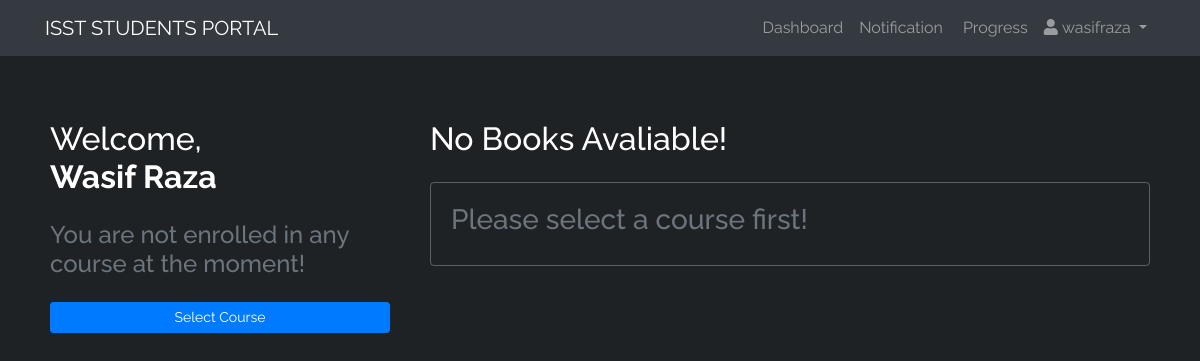
The page /dashboard (signed in) on the database its author committed.
### sportal/models.py (models this page shows, shortened)
class User(db.Model, UserMixin):
    id = db.Column(db.Integer(), primary_key=True)
    fname    = db.Column(db.String(length=255), nullable=False)
    lname    = db.Column(db.String(length=255), nullable=False)
    username = db.Column(db.String(length=255), nullable=False, unique=True)
    email    = db.Column(db.String(length=255), nullable=False, unique=True)
    password = db.Column(db.String(length=255), nullable=False)
    gender   = db.Column(db.String(length=255), nullable=False)
    course   = db.Column(db.Integer(), db.ForeignKey('course.id'))
    @property
    def password_hash(self):
        return self.password

### sportal/routes.py (the view, shortened to what this page needs)
@app.route('/dashboard', methods=['GET', 'POST'])
@login_required
def dashboard():
    enroll_form = EnrollForm()
    unenroll_form = UnenrollForm()
    if unenroll_form.validate_on_submit():
        if current_user.course:
            current_user.course = None
            db.session.commit()
            return redirect(url_for('dashboard'))
    enrolled = Course.query.filter_by(id=current_user.course).first()
    return render_template('dashboard.html', enroll_form=enroll_form, unenroll_form=unenroll_form, enrolled=enrolled)

### sportal/models.py (called while the page is built)
@login_manager.user_loader
def load_user(user_id):
    return User.query.get(int(user_id))

### sportal/templates/dashboard.html (shortened to what this page needs)
{% extends "base.html" %}
{% block content %}
<section id="dashboard">
    <div class="container mt-4">
        <div class="row">
            <div class="col-lg-4 col-md-6 box">
                <h2 class="mb-4">Welcome,<br><strong>{{ current_user.fname }} {{ current_user.lname }}</strong></h2>
                {% if enrolled %}
                <div>
                    <h4 class="text-success" id="cname" data-course-id="{{ enrolled.id }}">
                        Enrolled in: {{ enrolled.course_name }}
                    </h4>
                    <h4>Teacher: {{ enrolled.course_teacher }}</h4>
                    <h4>Day: {{ enrolled.course_day }}</h4>
                    <button class="btn btn-outline btn-primary btn-sm btn-block mt-4" data-toggle="modal" data-target="#Modal-Enroll">
                        Change Course
                    </button>
                    <button class="btn btn-outline btn-primary btn-sm btn-block"  data-toggle="modal" data-target="#Modal-Unenroll">
                        Unenroll
                    </button>
                </div>
                {% else %}
                <div>
                    <h4 class="text-muted" id="cname" data-course-id="">You are not enrolled in any course at the moment!</h4>
                    <button class="btn btn-outline btn-primary btn-sm btn-block mt-4" data-toggle="modal" data-target="#Modal-Enroll">
                        Select Course
                    </button>
                </div>
                {% endif %}
            </div>
            <div class="col-lg-8 col-md-6 box">
                <h2 class="mb-4" id="book-sec-head"></h2>
                <div class="card">
                    <div class="card-body" id="book-section">
                    </div>
                </div>
            </div>
        </div>
    </div>
</section>
{% endblock %}

### sportal/templates/base.html (shortened to what this page needs)
<!doctype html>
<html lang="en">
<head><meta charset="utf-8">
<link rel="stylesheet" href="{{ url_for('static', filename='css/main.css') }}">
<link rel="stylesheet" href="https://cdnjs.cloudflare.com/ajax/libs/font-awesome/5.15.3/css/all.min.css">
<link rel="stylesheet" href="https://cdn.jsdelivr.net/npm/bootstrap@4.5.3/dist/css/bootstrap.min.css">
</head>
<body>
    <nav class="navbar navbar-expand-md navbar-dark bg-dark">
        <div class="container">
            <a class="navbar-brand" href="{{ url_for('homepage') }}">ISST STUDENTS PORTAL</a>
            <div class="collapse navbar-collapse" id="navbarNav">
                {% if current_user.is_authenticated %}
                <ul class="navbar-nav">
                    <li class="nav-item">
                        <a class="nav-link" href="{{ url_for('dashboard') }}">
                            Dashboard
                        </a>
                    </li>
                    <li class="nav-item">
                        <a class="nav-link" href="#">
                            Notification
                        </a>
                    </li>
                    <li class="nav-item">
                        <a class="nav-link" href="{{ url_for('user_progress') }}">
                            &nbsp;Progress
                        </a>
                    </li>
                    <li class="nav-item dropdown">
                        <a class="nav-link dropdown-toggle" href="#" id="navbarDropdown" role="button" data-toggle="dropdown" aria-haspopup="true" aria-expanded="false">
                            <i class="fas fa-user"></i>&nbsp;{{ current_user.username }}
                        </a>
                    </li>
                </ul>
                {% endif %}
            </div>
        </div>
    </nav>
    {% block content %}
    {% endblock %}
</body>
</html>

### sportal/static/css/main.css (style rules this page uses)
body { background: #1e2225 !important; color: #fff !important; min-height: 100vh; }
#dashboard .box { padding: 40px 20px; }
#dashboard .card { background-color: transparent; border: 1px solid rgba(240,240,240,.3); }

### sportal/templates/base.html (style rules this page uses)
body { font-family: 'Raleway', sans-serif; }

### rows shown on the page
User: username "wasifraza", fname "Wasif", lname "Raza"
